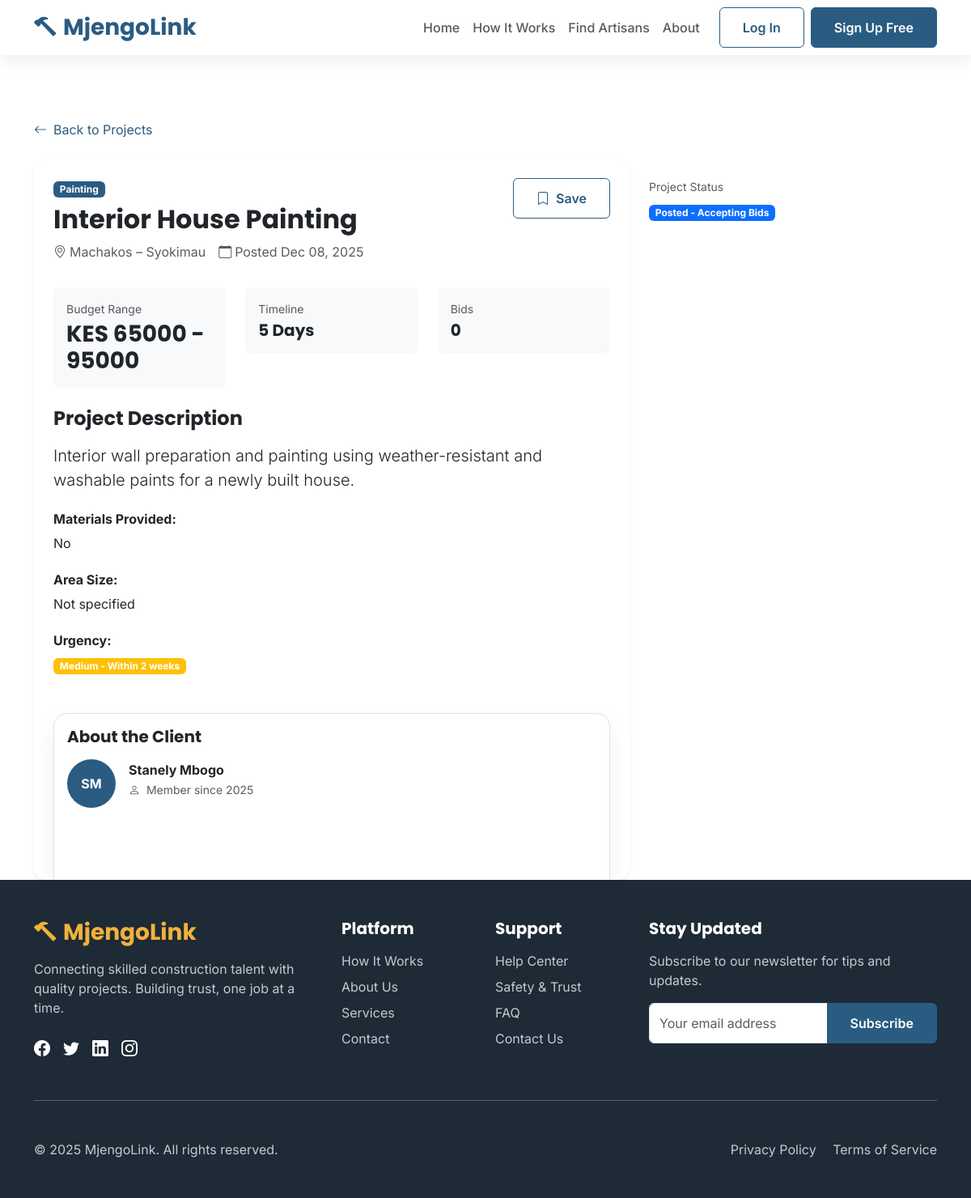
Screenshot of /projects/5/ with the database file from the repository.
### projects/models.py (models this page shows, shortened)
class Project(models.Model):
    CATEGORY_CHOICES = [
        ('plumbing', 'Plumbing'),
        ('electrical', 'Electrical'),
        ('masonry', 'Masonry'),
        ('carpentry', 'Carpentry'),
        ('painting', 'Painting'),
        ('welding', 'Welding'),
        ('roofing', 'Roofing'),
        ('tiling', 'Tiling'),
        ('landscaping', 'Landscaping'),
        ('interior_design', 'Interior Design'),
        ('plastering', 'Plastering'),
        ('metalwork', 'Metalwork'),
        ('glass_work', 'Glass Work'),
        ('flooring', 'Flooring'),
        ('fencing', 'Fencing'),
        ('renovation', 'Renovation'),
        ('new_construction', 'New Construction'),
        ('maintenance', 'Maintenance'),
        ('other', 'Other'),
    ]
    STATUS_CHOICES = [
        ('draft', 'Draft'),
        ('posted', 'Posted - Accepting Bids'),
        ('bidding_closed', 'Bidding Closed'),
        ('assigned', 'Assigned to Artisan'),
        ('in_progress', 'In Progress'),
        ('on_hold', 'On Hold'),
        ('completed', 'Completed'),
        ('cancelled', 'Cancelled'),
        ('disputed', 'Disputed'),
    ]
    URGENCY_CHOICES = [
        ('low', 'Low - Within 1 month'),
        ('medium', 'Medium - Within 2 weeks'),
        ('high', 'High - Within 1 week'),
        ('urgent', 'Urgent - Within 3 days'),
    ]
    homeowner = models.ForeignKey(User, on_delete=models.CASCADE, related_name='projects', null=True, blank=True)
    title = models.CharField(max_length=200)
    description = models.TextField()
    category = models.CharField(max_length=50, choices=CATEGORY_CHOICES)
    location = models.CharField(max_length=200)
    exact_address = models.TextField(blank=True)
    budget_min = models.DecimalField(max_digits=10, decimal_places=2, validators=[MinValueValidator(Decimal('0.01'))])
    budget_max = models.DecimalField(max_digits=10, decimal_places=2, validators=[MinValueValidator(Decimal('0.01'))])
    preferred_timeline = models.CharField(max_length=100, help_text="e.g., 2 weeks, 1 month")
    urgency = models.CharField(max_length=20, choices=URGENCY_CHOICES, default='medium')
    status = models.CharField(max_length=20, choices=STATUS_CHOICES, default='draft')
    area_size = models.CharField(max_length=100, blank=True, help_text="e.g., 100 sq ft, 3 bedrooms")
    materials_provided = models.BooleanField(default=False)
    special_requirements = models.TextField(blank=True)
    posted_at = models.DateTimeField(auto_now_add=True)
    bidding_deadline = models.DateTimeField(null=True, blank=True)
    assigned_at = models.DateTimeField(null=True, blank=True)
    started_at = models.DateTimeField(null=True, blank=True)
    completed_at = models.DateTimeField(null=True, blank=True)
    updated_at = models.DateTimeField(auto_now=True)
    assigned_to = models.ForeignKey(User, on_delete=models.SET_NULL, null=True, blank=True,
                                    related_name='assigned_projects')
    final_price = models.DecimalField(max_digits=10, decimal_places=2, null=True, blank=True)
    final_timeline = models.CharField(max_length=100, blank=True)
    view_count = models.IntegerField(default=0)
    bid_count = models.IntegerField(default=0)
    class Meta:
        ordering = ['-posted_at']
        indexes = [
            models.Index(fields=['status', 'category']),
            models.Index(fields=['homeowner', 'status']),
        ]

### projects/views.py (the view)
# urls.py: path('<int:pk>/', views.ProjectDetailView.as_view(), name='detail'),
class ProjectDetailView(DetailView):
    model = Project
    template_name = 'projects/detail.html'
    context_object_name = 'project'
    def get_context_data(self, **kwargs):
        context = super().get_context_data(**kwargs)
        project = self.object
        print(f"DEBUG - Project ID: {project.id}")
        print(f"DEBUG - Title: {project.title}")
        print(f"DEBUG - Description: {project.description[:50]}...")
        print(f"DEBUG - Budget Min: {project.budget_min}")
        print(f"DEBUG - Budget Max: {project.budget_max}")
        if not self.request.user.is_authenticated or self.request.user != project.homeowner:
            project.view_count += 1
            project.save(update_fields=['view_count'])
        context['images'] = project.images.all()
        if self.request.user.is_authenticated:
            context['user_has_bid'] = Bid.objects.filter(
                project=project,
                artisan=self.request.user
            ).exists()
        else:
            context['user_has_bid'] = False
        context['similar_projects'] = Project.objects.filter(
            category=project.category
        ).exclude(id=project.id)[:3]
        return context

### core/context_processors/admin_counts.py (called while the page is built, shortened)
def admin_counts(request):
    return {}

### templates/projects/detail.html (shortened to what this page needs)
{% extends "base.html" %}
{% block content %}
<div class="container mt-5 pt-4">
    <div class="mb-4">
        <a href="{% url 'projects:list' %}" class="text-decoration-none text-mjengo-primary">
            <i class="bi bi-arrow-left me-2"></i>Back to Projects
        </a>
    </div>
    <div class="row">
        <div class="col-lg-8">
            <div class="card shadow-sm border-0 mb-4 animate-fadeInUp">
                <div class="card-body p-4">
                    <div class="d-flex justify-content-between align-items-start mb-3">
                        <div>
                            <span class="badge bg-mjengo-primary mb-2">{{ project.get_category_display }}</span>
                            <h1 class="h2 fw-bold mb-2">{{ project.title }}</h1>
                            <div class="d-flex align-items-center text-muted mb-3">
                                <i class="bi bi-geo-alt me-1"></i>
                                <span class="me-3">{{ project.location }}</span>
                                <i class="bi bi-calendar me-1"></i>
                                <span>Posted {{ project.posted_at|date:"M d, Y" }}</span>
                            </div>
                        </div>
                        <button class="btn btn-outline-primary"><i class="bi bi-bookmark me-2"></i>Save</button>
                    </div>
                    <div class="row g-4 mb-4">
                        <div class="col-md-4">
                            <div class="p-3 bg-light rounded">
                                <small class="text-muted d-block mb-1">Budget Range</small>
                                <h3 class="fw-bold text-mjengo-accent mb-0">
                                    KES {{ project.budget_min|floatformat:0 }} - {{ project.budget_max|floatformat:0 }}
                                </h3>
                            </div>
                        </div>
                        <div class="col-md-4">
                            <div class="p-3 bg-light rounded">
                                <small class="text-muted d-block mb-1">Timeline</small>
                                <h5 class="fw-bold mb-0">{{ project.preferred_timeline }}</h5>
                            </div>
                        </div>
                        <div class="col-md-4">
                            <div class="p-3 bg-light rounded">
                                <small class="text-muted d-block mb-1">Bids</small>
                                <h5 class="fw-bold mb-0">{{ project.bid_count }}</h5>
                            </div>
                        </div>
                    </div>
                    <div class="mb-5">
                        <h4 class="fw-bold mb-3">Project Description</h4>
                        <p class="lead mb-4">{{ project.description }}</p>
                        <div class="mb-4">
                            <h6 class="fw-bold mb-2">Materials Provided:</h6>
                            <p>{{ project.materials_provided|yesno:"Yes,No,Not specified" }}</p>
                        </div>
                        <div>
                            <h6 class="fw-bold mb-2">Area Size:</h6>
                            <p>{{ project.area_size|default:"Not specified" }}</p>
                        </div>
                        <div class="mt-4">
                            <h6 class="fw-bold mb-2">Urgency:</h6>
                            <span class="badge
                                {% if project.urgency == 'high' %}bg-danger
                                {% elif project.urgency == 'medium' %}bg-warning
                                {% else %}bg-info{% endif %}">
                                {{ project.get_urgency_display }}
                            </span>
                        </div>
                    </div>
                    {% if project.homeowner %}
                    <div class="card border mb-4">
                        <div class="card-body">
                            <h5 class="fw-bold mb-3">About the Client</h5>
                            <div class="d-flex align-items-center">
                                <div class="flex-shrink-0">
                                    {% if project.homeowner.profile.profile_picture %}
                                        <img src="{{ project.homeowner.profile.profile_picture.url }}"
                                             alt="Profile Picture"
                                             class="rounded-circle"
                                             width="60"
                                             height="60">
                                    {% else %}
                                        <div class="bg-mjengo-primary rounded-circle d-flex align-items-center justify-content-center"
                                             style="width: 60px; height: 60px;">
                                            <span class="text-white fw-bold">
                                                {{ project.homeowner.first_name|first|upper }}{{ project.homeowner.last_name|first|upper }}
                                            </span>
                                        </div>
                                    {% endif %}
                                </div>
                                <div class="flex-grow-1 ms-3">
                                    <h6 class="fw-bold mb-1">{{ project.homeowner.get_full_name }}</h6>
                                    <p class="text-muted small mb-2">
                                        <i class="bi bi-person me-1"></i>
                                        Member since {{ project.homeowner.date_joined|date:"Y" }}
                                    </p>
                                </div>
                            </div>
                        </div>
                    </div>
                    {% endif %}
                </div>
            </div>
        </div>
        <div class="col-lg-4">
                    <div class="mt-4">
                        <small class="text-muted d-block mb-2">Project Status</small>
                        <span class="badge
                            {% if project.status == 'posted' %}bg-primary
                            {% elif project.status == 'in_progress' %}bg-success
                            {% elif project.status == 'completed' %}bg-secondary
                            {% elif project.status == 'cancelled' %}bg-danger
                            {% else %}bg-info{% endif %}">
                            {{ project.get_status_display }}
                        </span>
                    </div>
                </div>
            </div>
        </div>
{% endblock %}

### static/css/style.css (style rules this page uses)
:root { --mjengo-primary: #2A5C82; --mjengo-secondary: #F0B23A; --mjengo-accent: #34A853; --mjengo-light: #F8F9FA; --mjengo-dark: #1E2A36; --mjengo-gray: #6C757D; }
body { font-family: 'Inter', sans-serif; color: var(--mjengo-dark); padding-top: 76px; overflow-x: hidden; min-height: 100vh; display: flex; flex-direction: column; }
h1, h2, h3, h4, h5, .navbar-brand { font-family: 'Poppins', sans-serif; font-weight: 700; }
h1 { font-weight: 800; }
.bg-mjengo-primary { background-color: var(--mjengo-primary) !important; }
.text-mjengo-primary { color: var(--mjengo-primary) !important; }
.btn-outline-primary { color: var(--mjengo-primary); border-color: var(--mjengo-primary); padding: 0.75rem 1.75rem; font-weight: 600; transition: all 0.3s ease; }
.card { border: none; border-radius: 16px; box-shadow: 0 10px 30px rgba(0, 0, 0, 0.05); transition: all 0.4s ease; height: 100%; overflow: hidden; position: relative; z-index: 1; }
.card::before { content: ''; position: absolute; top: 0; left: 0; right: 0; height: 5px; background: linear-gradient(90deg, var(--mjengo-primary), var(--mjengo-secondary)); z-index: 2; transform: scaleX(0); transform-origin: left; transition: transform 0.5s ease; }
.animate-fadeInUp { animation: fadeInUp 0.8s ease forwards; }

### rows the page displays
Project: category "Painting", title "Interior House Painting", location "Machakos – Syokimau", posted_at "Dec 08, 2025", budget_min "65000", budget_max "95000", preferred_timeline "5 Days", bid_count "0", description "Interior wall preparation and painting using weather-resistant and washable paints for a newly built house.", materials_provided "No", area_size "Not specified", urgency "Medium - Within 2 weeks", homeowner.first_name|first "S", homeowner.last_name|first "M", homeowner.get_full_name "Stanely Mbogo", homeowner.date_joined "2025", status "Posted - Accepting Bids"
